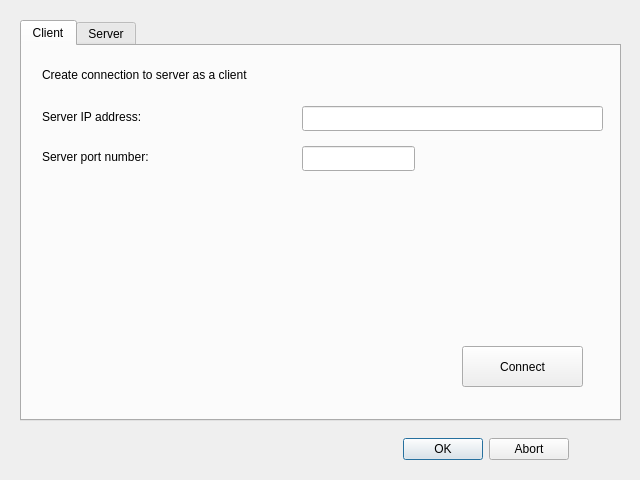
<?xml version="1.0" encoding="UTF-8"?>
<ui version="4.0">
 <class>ConnectDialog2</class>
 <widget class="QDialog" name="ConnectDialog2">
  <property name="geometry">
   <rect>
    <x>0</x>
    <y>0</y>
    <width>640</width>
    <height>480</height>
   </rect>
  </property>
  <property name="windowTitle">
   <string>Dialog</string>
  </property>
  <widget class="QDialogButtonBox" name="buttonBoxConnectDlg2">
   <property name="geometry">
    <rect>
     <x>385</x>
     <y>419</y>
     <width>201</width>
     <height>61</height>
    </rect>
   </property>
   <property name="cursor">
    <cursorShape>PointingHandCursor</cursorShape>
   </property>
   <property name="orientation">
    <enum>Qt::Horizontal</enum>
   </property>
   <property name="standardButtons">
    <set>QDialogButtonBox::Abort|QDialogButtonBox::Ok</set>
   </property>
   <property name="centerButtons">
    <bool>true</bool>
   </property>
  </widget>
  <widget class="QTabWidget" name="tabWidgetConnect">
   <property name="geometry">
    <rect>
     <x>20</x>
     <y>20</y>
     <width>601</width>
     <height>401</height>
    </rect>
   </property>
   <property name="currentIndex">
    <number>0</number>
   </property>
   <widget class="QWidget" name="tabClient">
    <property name="cursor">
     <cursorShape>PointingHandCursor</cursorShape>
    </property>
    <attribute name="title">
     <string>Client</string>
    </attribute>
    <widget class="QLabel" name="labelClientTabInfo">
     <property name="geometry">
      <rect>
       <x>20</x>
       <y>20</y>
       <width>241</width>
       <height>17</height>
      </rect>
     </property>
     <property name="text">
      <string>Create connection to server as a client</string>
     </property>
    </widget>
    <widget class="QLabel" name="labelClientTabServerIP">
     <property name="geometry">
      <rect>
       <x>20</x>
       <y>60</y>
       <width>241</width>
       <height>21</height>
      </rect>
     </property>
     <property name="text">
      <string>Server IP address:</string>
     </property>
    </widget>
    <widget class="QLineEdit" name="lineEditServerIP">
     <property name="geometry">
      <rect>
       <x>280</x>
       <y>60</y>
       <width>301</width>
       <height>25</height>
      </rect>
     </property>
    </widget>
    <widget class="QLineEdit" name="lineEditServerPortNumber">
     <property name="geometry">
      <rect>
       <x>280</x>
       <y>100</y>
       <width>113</width>
       <height>25</height>
      </rect>
     </property>
    </widget>
    <widget class="QLabel" name="labelClientTabServerPort">
     <property name="geometry">
      <rect>
       <x>20</x>
       <y>100</y>
       <width>241</width>
       <height>21</height>
      </rect>
     </property>
     <property name="text">
      <string>Server port number:</string>
     </property>
    </widget>
    <widget class="QPushButton" name="pushButtonConnectToServer">
     <property name="geometry">
      <rect>
       <x>440</x>
       <y>300</y>
       <width>121</width>
       <height>41</height>
      </rect>
     </property>
     <property name="text">
      <string>Connect</string>
     </property>
    </widget>
   </widget>
   <widget class="QWidget" name="tabServer">
    <property name="cursor">
     <cursorShape>PointingHandCursor</cursorShape>
    </property>
    <attribute name="title">
     <string>Server</string>
    </attribute>
    <widget class="QLabel" name="labelServerTabInfo">
     <property name="geometry">
      <rect>
       <x>320</x>
       <y>20</y>
       <width>181</width>
       <height>17</height>
      </rect>
     </property>
     <property name="text">
      <string>Provide server on this host:</string>
     </property>
    </widget>
    <widget class="QFrame" name="frame">
     <property name="geometry">
      <rect>
       <x>320</x>
       <y>40</y>
       <width>261</width>
       <height>81</height>
      </rect>
     </property>
     <property name="frameShape">
      <enum>QFrame::StyledPanel</enum>
     </property>
     <property name="frameShadow">
      <enum>QFrame::Raised</enum>
     </property>
     <widget class="QRadioButton" name="radioButtonProvideServerOK">
      <property name="geometry">
       <rect>
        <x>20</x>
        <y>20</y>
        <width>181</width>
        <height>23</height>
       </rect>
      </property>
      <property name="text">
       <string>Yes, I'm cool with it!</string>
      </property>
     </widget>
     <widget class="QRadioButton" name="radioButtonProvideServerNo">
      <property name="geometry">
       <rect>
        <x>20</x>
        <y>40</y>
        <width>221</width>
        <height>23</height>
       </rect>
      </property>
      <property name="text">
       <string>Sorry, I have other .. ahem .. plans.</string>
      </property>
      <property name="checked">
       <bool>true</bool>
      </property>
     </widget>
    </widget>
    <widget class="QGroupBox" name="groupBox">
     <property name="geometry">
      <rect>
       <x>0</x>
       <y>120</y>
       <width>301</width>
       <height>221</height>
      </rect>
     </property>
     <property name="title">
      <string>Host IP number</string>
     </property>
     <widget class="QListWidget" name="listWidget">
      <property name="geometry">
       <rect>
        <x>20</x>
        <y>40</y>
        <width>256</width>
        <height>161</height>
       </rect>
      </property>
     </widget>
    </widget>
    <widget class="QComboBox" name="comboBoxPortNumber">
     <property name="geometry">
      <rect>
       <x>320</x>
       <y>160</y>
       <width>261</width>
       <height>40</height>
      </rect>
     </property>
     <property name="mouseTracking">
      <bool>true</bool>
     </property>
     <property name="editable">
      <bool>true</bool>
     </property>
     <property name="currentText">
      <string>16666</string>
     </property>
     <property name="maxVisibleItems">
      <number>5</number>
     </property>
    </widget>
    <widget class="QPushButton" name="pushButtonStartServer">
     <property name="geometry">
      <rect>
       <x>440</x>
       <y>300</y>
       <width>141</width>
       <height>41</height>
      </rect>
     </property>
     <property name="font">
      <font>
       <pointsize>10</pointsize>
       <weight>75</weight>
       <bold>true</bold>
      </font>
     </property>
     <property name="cursor">
      <cursorShape>PointingHandCursor</cursorShape>
     </property>
     <property name="text">
      <string>Start server</string>
     </property>
    </widget>
    <widget class="QLabel" name="labelServerTabSocketNumber">
     <property name="geometry">
      <rect>
       <x>320</x>
       <y>140</y>
       <width>261</width>
       <height>17</height>
      </rect>
     </property>
     <property name="text">
      <string>Socket number:</string>
     </property>
    </widget>
   </widget>
  </widget>
 </widget>
 <resources/>
 <connections>
  <connection>
   <sender>buttonBoxConnectDlg2</sender>
   <signal>accepted()</signal>
   <receiver>ConnectDialog2</receiver>
   <slot>accept()</slot>
   <hints>
    <hint type="sourcelabel">
     <x>248</x>
     <y>254</y>
    </hint>
    <hint type="destinationlabel">
     <x>157</x>
     <y>274</y>
    </hint>
   </hints>
  </connection>
  <connection>
   <sender>buttonBoxConnectDlg2</sender>
   <signal>rejected()</signal>
   <receiver>ConnectDialog2</receiver>
   <slot>reject()</slot>
   <hints>
    <hint type="sourcelabel">
     <x>316</x>
     <y>260</y>
    </hint>
    <hint type="destinationlabel">
     <x>286</x>
     <y>274</y>
    </hint>
   </hints>
  </connection>
 </connections>
</ui>
